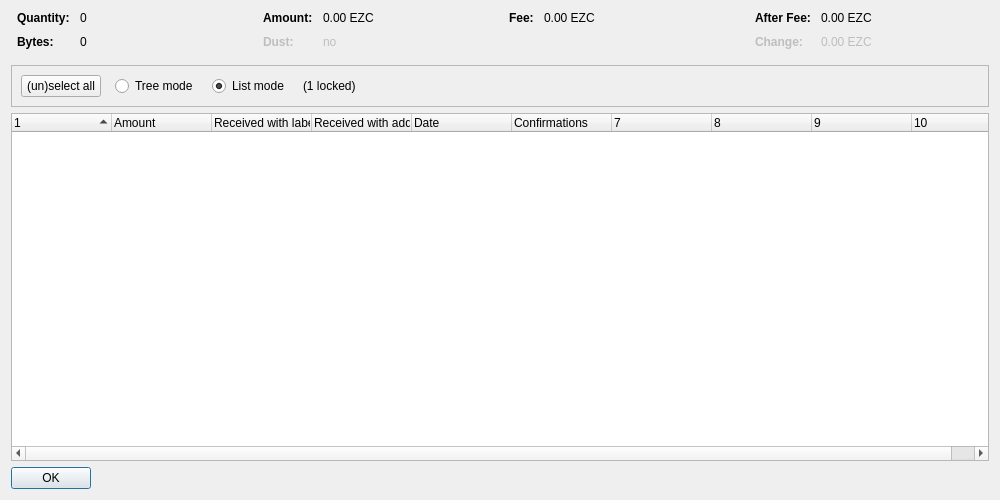
<?xml version="1.0" encoding="UTF-8"?>
<ui version="4.0">
 <class>CoinControlDialog</class>
 <widget class="QDialog" name="CoinControlDialog">
  <property name="geometry">
   <rect>
    <x>0</x>
    <y>0</y>
    <width>1000</width>
    <height>500</height>
   </rect>
  </property>
  <property name="windowTitle">
   <string>Coin Selection</string>
  </property>
  <layout class="QVBoxLayout" name="verticalLayout">
   <item>
    <layout class="QHBoxLayout" name="horizontalLayoutTop" stretch="0,0,0,0">
     <property name="topMargin">
      <number>0</number>
     </property>
     <property name="bottomMargin">
      <number>10</number>
     </property>
     <item>
      <layout class="QFormLayout" name="formLayoutCoinControl1">
       <property name="horizontalSpacing">
        <number>10</number>
       </property>
       <property name="verticalSpacing">
        <number>10</number>
       </property>
       <property name="leftMargin">
        <number>6</number>
       </property>
       <property name="rightMargin">
        <number>6</number>
       </property>
       <item row="0" column="0">
        <widget class="QLabel" name="labelCoinControlQuantityText">
         <property name="font">
          <font>
           <weight>75</weight>
           <bold>true</bold>
          </font>
         </property>
         <property name="text">
          <string>Quantity:</string>
         </property>
        </widget>
       </item>
       <item row="0" column="1">
        <widget class="QLabel" name="labelCoinControlQuantity">
         <property name="cursor">
          <cursorShape>IBeamCursor</cursorShape>
         </property>
         <property name="contextMenuPolicy">
          <enum>Qt::ActionsContextMenu</enum>
         </property>
         <property name="text">
          <string notr="true">0</string>
         </property>
         <property name="textInteractionFlags">
          <set>Qt::LinksAccessibleByMouse|Qt::TextSelectableByKeyboard|Qt::TextSelectableByMouse</set>
         </property>
        </widget>
       </item>
       <item row="1" column="0">
        <widget class="QLabel" name="labelCoinControlBytesText">
         <property name="font">
          <font>
           <weight>75</weight>
           <bold>true</bold>
          </font>
         </property>
         <property name="text">
          <string>Bytes:</string>
         </property>
        </widget>
       </item>
       <item row="1" column="1">
        <widget class="QLabel" name="labelCoinControlBytes">
         <property name="cursor">
          <cursorShape>IBeamCursor</cursorShape>
         </property>
         <property name="contextMenuPolicy">
          <enum>Qt::ActionsContextMenu</enum>
         </property>
         <property name="text">
          <string notr="true">0</string>
         </property>
         <property name="textInteractionFlags">
          <set>Qt::LinksAccessibleByMouse|Qt::TextSelectableByKeyboard|Qt::TextSelectableByMouse</set>
         </property>
        </widget>
       </item>
      </layout>
     </item>
     <item>
      <layout class="QFormLayout" name="formLayoutCoinControl2">
       <property name="horizontalSpacing">
        <number>10</number>
       </property>
       <property name="verticalSpacing">
        <number>10</number>
       </property>
       <property name="leftMargin">
        <number>6</number>
       </property>
       <property name="rightMargin">
        <number>6</number>
       </property>
       <item row="0" column="0">
        <widget class="QLabel" name="labelCoinControlAmountText">
         <property name="font">
          <font>
           <weight>75</weight>
           <bold>true</bold>
          </font>
         </property>
         <property name="text">
          <string>Amount:</string>
         </property>
        </widget>
       </item>
       <item row="0" column="1">
        <widget class="QLabel" name="labelCoinControlAmount">
         <property name="cursor">
          <cursorShape>IBeamCursor</cursorShape>
         </property>
         <property name="contextMenuPolicy">
          <enum>Qt::ActionsContextMenu</enum>
         </property>
         <property name="text">
          <string notr="true">0.00 EZC</string>
         </property>
         <property name="textInteractionFlags">
          <set>Qt::LinksAccessibleByMouse|Qt::TextSelectableByKeyboard|Qt::TextSelectableByMouse</set>
         </property>
        </widget>
       </item>
       <item row="1" column="0">
        <widget class="QLabel" name="labelCoinControlLowOutputText">
         <property name="enabled">
          <bool>false</bool>
         </property>
         <property name="font">
          <font>
           <weight>75</weight>
           <bold>true</bold>
          </font>
         </property>
         <property name="text">
          <string>Dust:</string>
         </property>
        </widget>
       </item>
       <item row="1" column="1">
        <widget class="QLabel" name="labelCoinControlLowOutput">
         <property name="enabled">
          <bool>false</bool>
         </property>
         <property name="cursor">
          <cursorShape>IBeamCursor</cursorShape>
         </property>
         <property name="contextMenuPolicy">
          <enum>Qt::ActionsContextMenu</enum>
         </property>
         <property name="text">
          <string notr="true">no</string>
         </property>
         <property name="textInteractionFlags">
          <set>Qt::LinksAccessibleByMouse|Qt::TextSelectableByKeyboard|Qt::TextSelectableByMouse</set>
         </property>
        </widget>
       </item>
      </layout>
     </item>
     <item>
      <layout class="QFormLayout" name="formLayoutCoinControl3">
       <property name="horizontalSpacing">
        <number>10</number>
       </property>
       <property name="verticalSpacing">
        <number>10</number>
       </property>
       <property name="leftMargin">
        <number>6</number>
       </property>
       <property name="rightMargin">
        <number>6</number>
       </property>
       <item row="0" column="0">
        <widget class="QLabel" name="labelCoinControlFeeText">
         <property name="font">
          <font>
           <weight>75</weight>
           <bold>true</bold>
          </font>
         </property>
         <property name="text">
          <string>Fee:</string>
         </property>
        </widget>
       </item>
       <item row="0" column="1">
        <widget class="QLabel" name="labelCoinControlFee">
         <property name="cursor">
          <cursorShape>IBeamCursor</cursorShape>
         </property>
         <property name="contextMenuPolicy">
          <enum>Qt::ActionsContextMenu</enum>
         </property>
         <property name="text">
          <string notr="true">0.00 EZC</string>
         </property>
         <property name="textInteractionFlags">
          <set>Qt::LinksAccessibleByMouse|Qt::TextSelectableByKeyboard|Qt::TextSelectableByMouse</set>
         </property>
        </widget>
       </item>
      </layout>
     </item>
     <item>
      <layout class="QFormLayout" name="formLayoutCoinControl4">
       <property name="horizontalSpacing">
        <number>10</number>
       </property>
       <property name="verticalSpacing">
        <number>10</number>
       </property>
       <property name="leftMargin">
        <number>6</number>
       </property>
       <property name="rightMargin">
        <number>6</number>
       </property>
       <item row="0" column="0">
        <widget class="QLabel" name="labelCoinControlAfterFeeText">
         <property name="font">
          <font>
           <weight>75</weight>
           <bold>true</bold>
          </font>
         </property>
         <property name="text">
          <string>After Fee:</string>
         </property>
        </widget>
       </item>
       <item row="0" column="1">
        <widget class="QLabel" name="labelCoinControlAfterFee">
         <property name="cursor">
          <cursorShape>IBeamCursor</cursorShape>
         </property>
         <property name="contextMenuPolicy">
          <enum>Qt::ActionsContextMenu</enum>
         </property>
         <property name="text">
          <string notr="true">0.00 EZC</string>
         </property>
         <property name="textInteractionFlags">
          <set>Qt::LinksAccessibleByMouse|Qt::TextSelectableByKeyboard|Qt::TextSelectableByMouse</set>
         </property>
        </widget>
       </item>
       <item row="1" column="0">
        <widget class="QLabel" name="labelCoinControlChangeText">
         <property name="enabled">
          <bool>false</bool>
         </property>
         <property name="font">
          <font>
           <weight>75</weight>
           <bold>true</bold>
          </font>
         </property>
         <property name="text">
          <string>Change:</string>
         </property>
        </widget>
       </item>
       <item row="1" column="1">
        <widget class="QLabel" name="labelCoinControlChange">
         <property name="enabled">
          <bool>false</bool>
         </property>
         <property name="cursor">
          <cursorShape>IBeamCursor</cursorShape>
         </property>
         <property name="contextMenuPolicy">
          <enum>Qt::ActionsContextMenu</enum>
         </property>
         <property name="text">
          <string notr="true">0.00 EZC</string>
         </property>
         <property name="textInteractionFlags">
          <set>Qt::LinksAccessibleByMouse|Qt::TextSelectableByKeyboard|Qt::TextSelectableByMouse</set>
         </property>
        </widget>
       </item>
      </layout>
     </item>
    </layout>
   </item>
   <item>
    <widget class="QFrame" name="frame">
     <property name="minimumSize">
      <size>
       <width>0</width>
       <height>40</height>
      </size>
     </property>
     <property name="frameShape">
      <enum>QFrame::StyledPanel</enum>
     </property>
     <property name="frameShadow">
      <enum>QFrame::Sunken</enum>
     </property>
     <layout class="QHBoxLayout" name="horizontalLayout">
      <item>
       <layout class="QHBoxLayout" name="horizontalLayoutPanel" stretch="0,0,0,0,0">
        <property name="spacing">
         <number>14</number>
        </property>
        <item>
         <widget class="QPushButton" name="pushButtonSelectAll">
          <property name="sizePolicy">
           <sizepolicy hsizetype="Maximum" vsizetype="Fixed">
            <horstretch>0</horstretch>
            <verstretch>0</verstretch>
           </sizepolicy>
          </property>
          <property name="text">
           <string>(un)select all</string>
          </property>
          <property name="autoDefault">
           <bool>false</bool>
          </property>
         </widget>
        </item>
        <item>
         <widget class="QRadioButton" name="radioTreeMode">
          <property name="sizePolicy">
           <sizepolicy hsizetype="Maximum" vsizetype="Fixed">
            <horstretch>0</horstretch>
            <verstretch>0</verstretch>
           </sizepolicy>
          </property>
          <property name="text">
           <string>Tree mode</string>
          </property>
         </widget>
        </item>
        <item>
         <widget class="QRadioButton" name="radioListMode">
          <property name="sizePolicy">
           <sizepolicy hsizetype="Maximum" vsizetype="Fixed">
            <horstretch>0</horstretch>
            <verstretch>0</verstretch>
           </sizepolicy>
          </property>
          <property name="text">
           <string>List mode</string>
          </property>
          <property name="checked">
           <bool>true</bool>
          </property>
         </widget>
        </item>
        <item>
         <widget class="QLabel" name="labelLocked">
          <property name="text">
           <string notr="true">(1 locked)</string>
          </property>
         </widget>
        </item>
        <item>
         <spacer name="horizontalSpacer">
          <property name="orientation">
           <enum>Qt::Horizontal</enum>
          </property>
          <property name="sizeHint" stdset="0">
           <size>
            <width>40</width>
            <height>20</height>
           </size>
          </property>
         </spacer>
        </item>
       </layout>
      </item>
     </layout>
    </widget>
   </item>
   <item>
    <widget class="CoinControlTreeWidget" name="treeWidget">
     <property name="contextMenuPolicy">
      <enum>Qt::CustomContextMenu</enum>
     </property>
     <property name="sortingEnabled">
      <bool>false</bool>
     </property>
     <property name="columnCount">
      <number>10</number>
     </property>
     <attribute name="headerShowSortIndicator" stdset="0">
      <bool>true</bool>
     </attribute>
     <attribute name="headerStretchLastSection">
      <bool>false</bool>
     </attribute>
     <column>
      <property name="text">
       <string/>
      </property>
     </column>
     <column>
      <property name="text">
       <string>Amount</string>
      </property>
     </column>
     <column>
      <property name="text">
       <string>Received with label</string>
      </property>
     </column>
     <column>
      <property name="text">
       <string>Received with address</string>
      </property>
     </column>
     <column>
      <property name="text">
       <string>Date</string>
      </property>
     </column>
     <column>
      <property name="text">
       <string>Confirmations</string>
      </property>
      <property name="toolTip">
       <string>Confirmed</string>
      </property>
     </column>
     <column>
      <property name="text">
       <string/>
      </property>
     </column>
     <column>
      <property name="text">
       <string/>
      </property>
     </column>
     <column>
      <property name="text">
       <string/>
      </property>
     </column>
     <column>
      <property name="text">
       <string/>
      </property>
     </column>
    </widget>
   </item>
   <item>
    <widget class="QDialogButtonBox" name="buttonBox">
     <property name="sizePolicy">
      <sizepolicy hsizetype="Maximum" vsizetype="Fixed">
       <horstretch>0</horstretch>
       <verstretch>0</verstretch>
      </sizepolicy>
     </property>
     <property name="orientation">
      <enum>Qt::Horizontal</enum>
     </property>
     <property name="standardButtons">
      <set>QDialogButtonBox::Ok</set>
     </property>
    </widget>
   </item>
  </layout>
 </widget>
 <customwidgets>
  <customwidget>
   <class>CoinControlTreeWidget</class>
   <extends>QTreeWidget</extends>
   <header>coincontroltreewidget.h</header>
  </customwidget>
 </customwidgets>
 <resources/>
 <connections/>
</ui>
